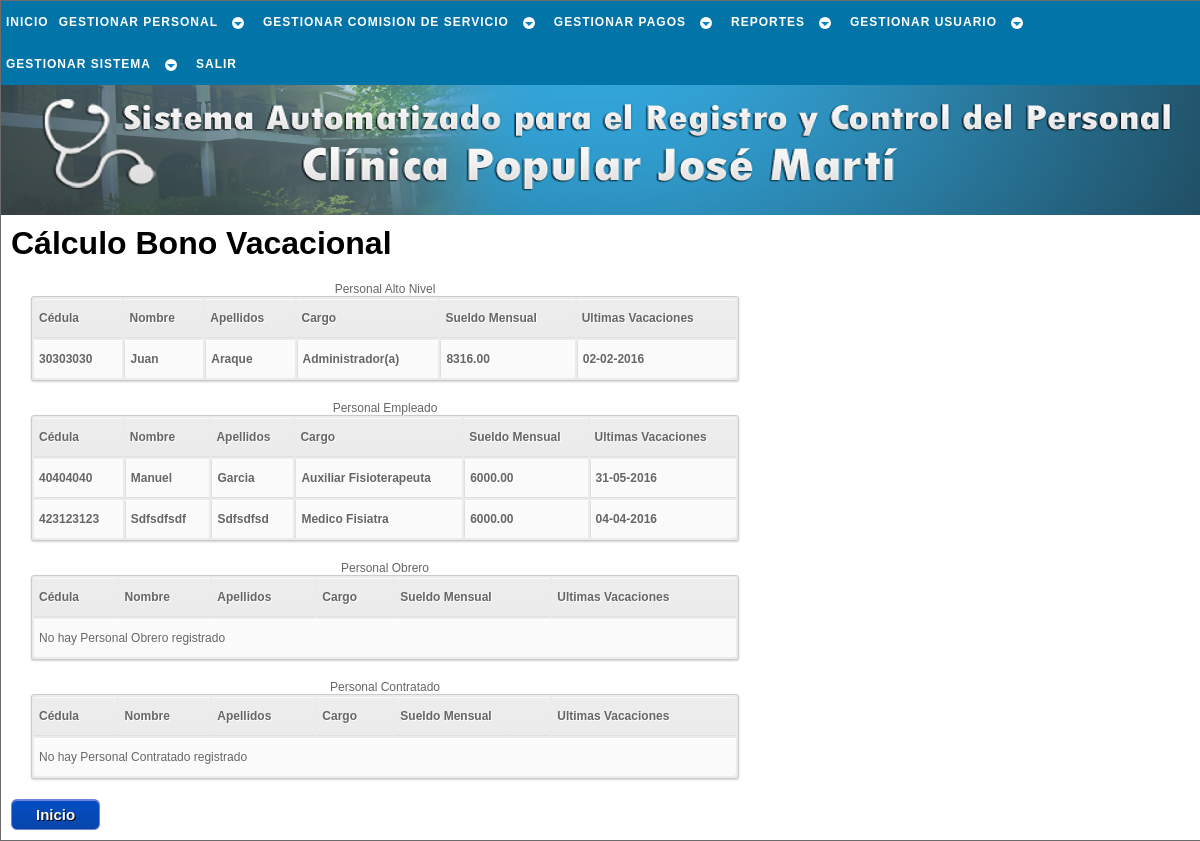
Page /php/pago/calc_bono_vac_a.php (signed in) on the earlier database version.
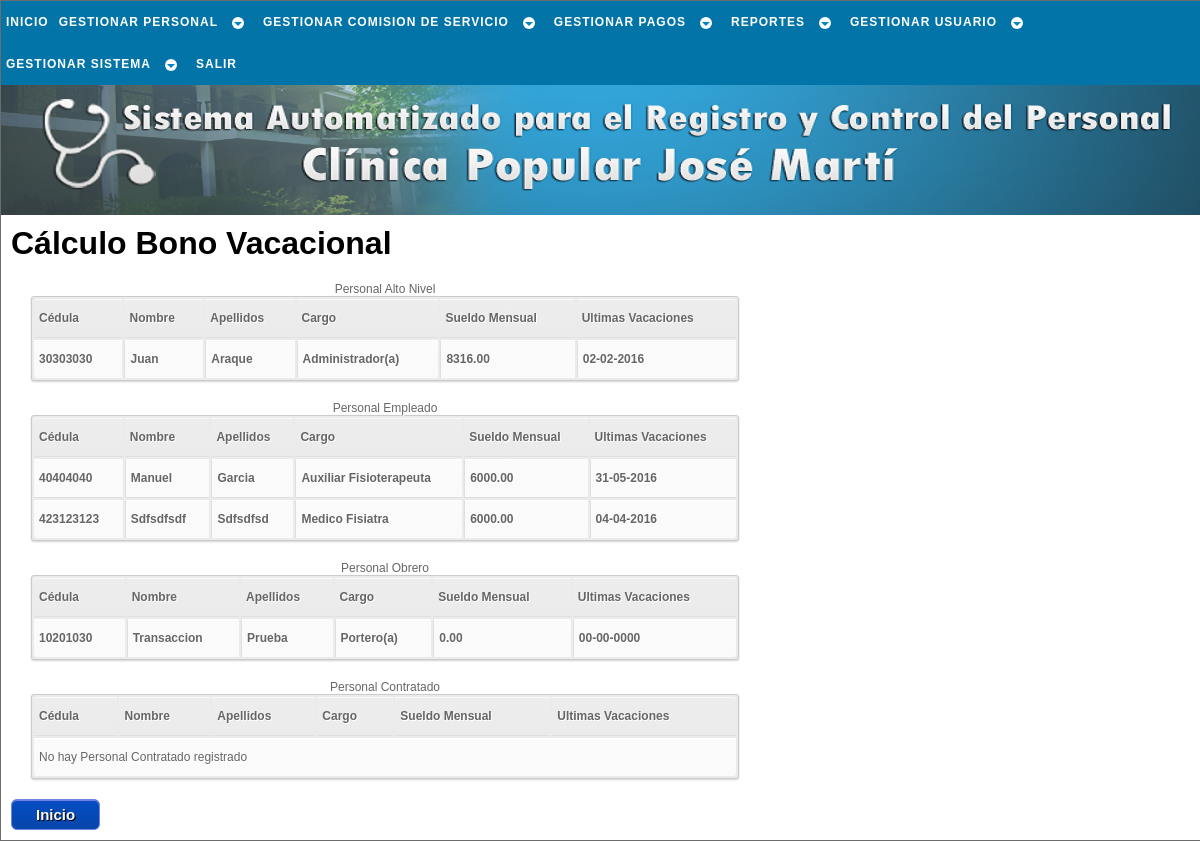
Same page on the later database version.
### tables this page shows
CREATE TABLE `laboral` (
  `cedula` int(12) NOT NULL,
  `sueldo_mensual` decimal(7,2) NOT NULL,
  `fecha_ingreso` date NOT NULL,
  `condicion` varchar(10) NOT NULL,
  `cargo` varchar(23) NOT NULL,
  `rango` varchar(22) NOT NULL,
  `area_desemp` varchar(14) NOT NULL,
  `resolucion` varchar(40) NOT NULL,
  `ley` varchar(5) NOT NULL,
  PRIMARY KEY (`cedula`),
  CONSTRAINT `laboral_ibfk_1` FOREIGN KEY (`cedula`) REFERENCES `trabajador` (`cedula`) ON UPDATE CASCADE
);

CREATE TABLE `trabajador` (
  `cedula` int(12) NOT NULL,
  `nombre` varchar(30) NOT NULL,
  `apellido` varchar(30) NOT NULL,
  `ciudadania` varchar(15) NOT NULL,
  `pasaporte` varchar(30) NOT NULL,
  `libreta_militr` varchar(30) NOT NULL,
  `fe_nac` date NOT NULL,
  `lug_nac` varchar(30) NOT NULL,
  `est_civil` varchar(15) NOT NULL,
  `nconyugue` varchar(50) NOT NULL,
  `estudia` int(1) NOT NULL,
  `direccion` varchar(50) NOT NULL,
  `telefono` varchar(12) NOT NULL,
  `telefono_em` varchar(12) NOT NULL,
  `estado` tinyint(1) NOT NULL,
  `actualizado` date NOT NULL,
  PRIMARY KEY (`cedula`)
);

### php/_sql/conslt_trabj_sql.php (called while the page is built, shortened)
<?php
	function conslt_rango_trb($cnx_bd,$dato1,$dato2){
		$sql = "SELECT trabajador.cedula,nombre,apellido,cargo,sueldo_mensual,fecha_ingreso
				FROM trabajador
				JOIN laboral ON laboral.cedula = trabajador.cedula
				WHERE rango = '$dato1'
				AND condicion = '$dato2'
				AND estado = 1
				ORDER BY sueldo_mensual
				DESC";
		$resultado = $cnx_bd->query($sql);
		return $resultado;
	}
	function conslt_condicion_trb($cnx_bd,$dato){
		$sql = "SELECT trabajador.cedula,nombre,apellido,cargo,sueldo_mensual,fecha_ingreso
				FROM trabajador
				JOIN laboral ON laboral.cedula = trabajador.cedula
				WHERE condicion = '$dato'
				AND estado = 1
				ORDER BY sueldo_mensual
				DESC";
		$resultado = $cnx_bd->query($sql);
		return $resultado;
	}
	function conslt_fch($cnx_bd,$campo,$tabla,$ced){
		$sql = "SELECT $campo
				FROM $tabla
				WHERE cedula = '$ced'
				ORDER BY $campo
				DESC
				LIMIT 1";
		$resultado = $cnx_bd->query($sql);
		return $resultado;
	}
?>

### php/pago/calc_bono_vac_a.php (the view, shortened to what this page needs)
<!DOCTYPE html PUBLIC "-//W3C//DTD XHTML 1.1//EN" "http://www.w3.org/TR/xhtml11/DTD/xhtml11.dtd" />
<html xmlns="http://www.w3.org/1999/xhtml" xml:lang="es" lang="es" dir="ltr">
	<head>
		<link rel="stylesheet" href="../../css/estilo.css" type="text/css" media="screen" />
    </head>
	<body>
		<div id="cuerpo">
			<div id="menu">
				<div id="cssmenu">
					<?php include('../_menu/menu_pago.php'); ?>
				</div>
			</div>
			<div id="inicio">
			</div>
			<div id="pagina">
				<?php
					$cnx_bd = conexion();
					include('../_sql/conslt_trabj_sql.php');
					$alto = conslt_rango_trb($cnx_bd,'Personal de Alto Nivel','Fijo');
					$empleado = conslt_rango_trb($cnx_bd,'Personal Empleado','Fijo');
					$obrero = conslt_rango_trb($cnx_bd,'Personal Obrero','Fijo');
					$contratado = conslt_condicion_trb($cnx_bd,'Contratado');
				?>
				<h1>Cálculo Bono Vacacional</h1>
				<table id="tabla">
					<caption>Personal Alto Nivel</caption>
					<tr>
						<th>Cédula</th>
						<th>Nombre</th>
						<th>Apellidos</th>
						<th>Cargo</th>
						<th>Sueldo Mensual</th>
						<th>Ultimas Vacaciones</th>
					</tr>
					<?php
					if ($alto->num_rows < 1) {
					?>
					<tr>
						<td colspan="6">No hay Personal de Alto Nivel registrado</td>
					</tr>
					<?php
					}else{
						while ($fila = $alto->fetch_object()){
							$fcha = conslt_fch($cnx_bd,'ini_vacac','bono_vacac',$fila->cedula);
							$fch_fila = $fcha->fetch_object();
							$d='00';$m='00';$a='0000';
							if (isset($fch_fila)) list($a,$m,$d) = explode('-', $fch_fila->ini_vacac);
					?>
							<tr>
								<td><a href="calc_bono_vac_b.php?c=<?=$fila->cedula?>" title="Click para calcular el bono vacacional del trabajador"><?=$fila->cedula?></a></td>
								<td><a href="calc_bono_vac_b.php?c=<?=$fila->cedula?>" title="Click para calcular el bono vacacional del trabajador"><?=$fila->nombre?></a></td>
								<td><a href="calc_bono_vac_b.php?c=<?=$fila->cedula?>" title="Click para calcular el bono vacacional del trabajador"><?=$fila->apellido?></a></td>
								<td><a href="calc_bono_vac_b.php?c=<?=$fila->cedula?>" title="Click para calcular el bono vacacional del trabajador"><?=$fila->cargo?></a></td>
								<td><a href="calc_bono_vac_b.php?c=<?=$fila->cedula?>" title="Click para calcular el bono vacacional del trabajador"><?=$fila->sueldo_mensual?></a></td>
								<td><a href="calc_bono_vac_b.php?c=<?=$fila->cedula?>" title="Click para calcular el bono vacacional del trabajador"><?=$d.'-'.$m.'-'.$a?></a></td>
							</tr>
					<?php
						}
					}
					?>
				</table>
				<table id="tabla">
					<caption>Personal Empleado</caption>
					<tr>
						<th>Cédula</th>
						<th>Nombre</th>
						<th>Apellidos</th>
						<th>Cargo</th>
						<th>Sueldo Mensual</th>
						<th>Ultimas Vacaciones</th>
					</tr>
					<?php
					if ($empleado->num_rows < 1) {
					?>
					<tr>
						<td colspan="6">No hay Personal Empleado registrado</td>
					</tr>
					<?php
					}else{
						while ($fila = $empleado->fetch_object()){
							$fcha = conslt_fch($cnx_bd,'ini_vacac','bono_vacac',$fila->cedula);
							$fch_fila = $fcha->fetch_object();
							$d='00';$m='00';$a='0000';
							if (isset($fch_fila)) list($a,$m,$d) = explode('-', $fch_fila->ini_vacac);
					?>
							<tr>
								<td><a href="calc_bono_vac_b.php?c=<?=$fila->cedula?>" title="Click para calcular el bono vacacional del trabajador"><?=$fila->cedula?></a></td>
								<td><a href="calc_bono_vac_b.php?c=<?=$fila->cedula?>" title="Click para calcular el bono vacacional del trabajador"><?=$fila->nombre?></a></td>
								<td><a href="calc_bono_vac_b.php?c=<?=$fila->cedula?>" title="Click para calcular el bono vacacional del trabajador"><?=$fila->apellido?></a></td>
								<td><a href="calc_bono_vac_b.php?c=<?=$fila->cedula?>" title="Click para calcular el bono vacacional del trabajador"><?=$fila->cargo?></a></td>
								<td><a href="calc_bono_vac_b.php?c=<?=$fila->cedula?>" title="Click para calcular el bono vacacional del trabajador"><?=$fila->sueldo_mensual?></a></td>
								<td><a href="calc_bono_vac_b.php?c=<?=$fila->cedula?>" title="Click para calcular el bono vacacional del trabajador"><?=$d.'-'.$m.'-'.$a?></a></td>
							</tr>
					<?php
						}
					}
					?>
				</table>
				<table id="tabla">
					<caption>Personal Obrero</caption>
					<tr>
						<th>Cédula</th>
						<th>Nombre</th>
						<th>Apellidos</th>
						<th>Cargo</th>
						<th>Sueldo Mensual</th>
						<th>Ultimas Vacaciones</th>
					</tr>
					<?php
					if ($obrero->num_rows < 1) {
					?>
					<tr>
						<td colspan="6">No hay Personal Obrero registrado</td>
					</tr>
					<?php
					}else{
						while ($fila = $obrero->fetch_object()){
							$d='00';$m='00';$a='0000';
					?>
							<tr>
								<td><a href="calc_bono_vac_b.php?c=<?=$fila->cedula?>" title="Click para calcular el bono vacacional del trabajador"><?=$fila->cedula?></a></td>
								<td><a href="calc_bono_vac_b.php?c=<?=$fila->cedula?>" title="Click para calcular el bono vacacional del trabajador"><?=$fila->nombre?></a></td>
								<td><a href="calc_bono_vac_b.php?c=<?=$fila->cedula?>" title="Click para calcular el bono vacacional del trabajador"><?=$fila->apellido?></a></td>
								<td><a href="calc_bono_vac_b.php?c=<?=$fila->cedula?>" title="Click para calcular el bono vacacional del trabajador"><?=$fila->cargo?></a></td>
								<td><a href="calc_bono_vac_b.php?c=<?=$fila->cedula?>" title="Click para calcular el bono vacacional del trabajador"><?=$fila->sueldo_mensual?></a></td>
								<td><a href="calc_bono_vac_b.php?c=<?=$fila->cedula?>" title="Click para calcular el bono vacacional del trabajador"><?=$d.'-'.$m.'-'.$a?></a></td>
							</tr>
					<?php
						}
					}
					?>
				</table>
				<table id="tabla">
					<caption>Personal Contratado</caption>
					<tr>
						<th>Cédula</th>
						<th>Nombre</th>
						<th>Apellidos</th>
						<th>Cargo</th>
						<th>Sueldo Mensual</th>
						<th>Ultimas Vacaciones</th>
					</tr>
					<?php
					if ($contratado->num_rows < 1) {
					?>
					<tr>
						<td colspan="6">No hay Personal Contratado registrado</td>
					</tr>
					<?php
					}
					?>
				</table>
				<a href="../inicio.php" class="enlaceboton" title="Click para ir al inicio de SACLIPOP">Inicio</a>
			</div>
		</div>
	</body>
</html>

### php/_menu/menu_pago.php (shortened to what this page needs)
<ul>
	<li title="Click para ir al inicio de SACLIPOP"><a href="../inicio.php"><span>Inicio</span></a></li>
	<li class="has-sub" title="Opciones para gestión del personal"><a href="#"><span>Gestionar Personal</span></a>
	</li>
	<li class="has-sub" title="Opciones para gestión de comisión de servicio"><a href="#"><span>Gestionar Comision de Servicio</span></a>
	</li>
	<?php if($_SESSION["nivel_usuario"] == 1){ ?>
			<li class="has-sub" title="Opciones para gestión de pagos"><a href="#"><span>Gestionar Pagos</span></a>
			</li>
	<?php } ?>
	<li class="has-sub" title="Opciones para generar reportes"><a href="#"><span>Reportes</span></a>
	</li>
	<li class="has-sub" title="Opciones para gestionar usuario"><a href="#"><span>Gestionar Usuario</span></a>
	</li>
		<li class="has-sub" title="Opciones para gestionar SACLIPOP"><a href="#"><span>Gestionar Sistema</span></a>
		</li>
	<li title="Click para para salir del sistema SACLIPOP"><a href="../_sesion/salir_sesion.php"><span>Salir</span></a></li>
</ul>

Differences in the rows shown:
added laboral: cedula.cedula "10201030", cedula.nombre "Transaccion", cedula.apellido "Prueba", cargo "Portero(a)", sueldo_mensual "0.00", d "00", m "00", a "0000", shown under "Personal Obrero"
Other differences:
text no longer shown: "No hay Personal Obrero registrado"
